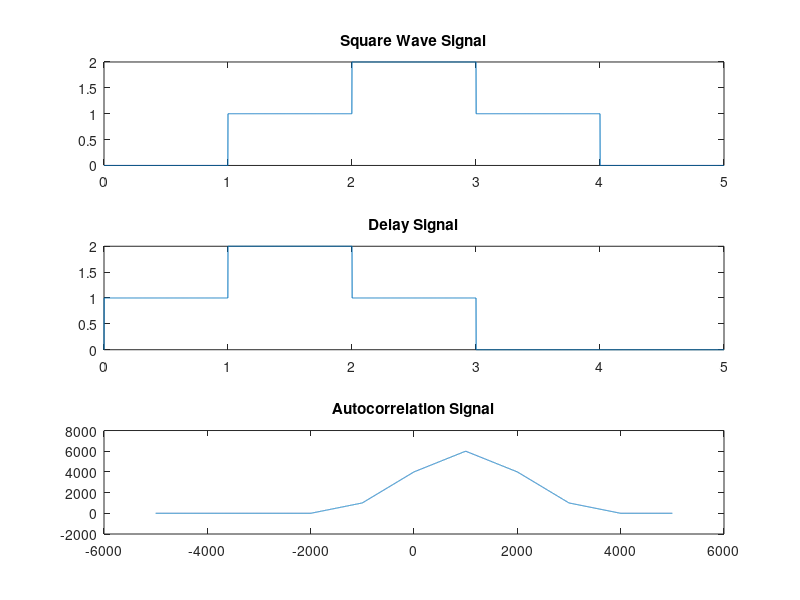

Write the MATLAB code that produced this figure.
clear all;
close all;
clc

fs=1000;
t=0:1/fs:5;
s1=t>=1&t<=4;
s2=t>=2 & t<=3;
s=s1+s2;

d1=t>0 & t<=3;
d2=t>=1 & t<=2;
d=d1+d2;

Maxlength=length(t)-1;
A=-Maxlength:Maxlength;
C=xcorr(s,d);

subplot(3,1,1)
plot(t,s)
title('Square Wave Signal');

subplot(3,1,2)
plot(t,d)
title('Delay Signal');

subplot(3,1,3)
plot(A,C)
title('Autocorrelation Signal');